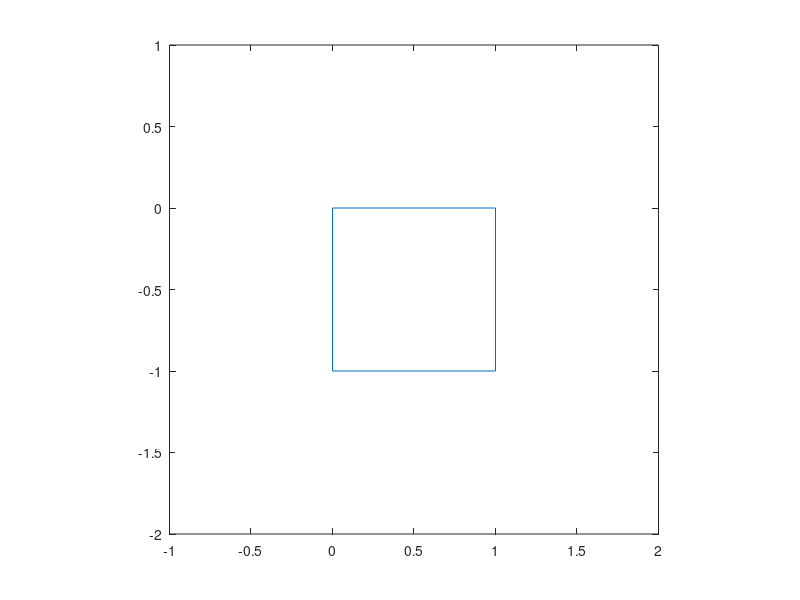

Recreate this plot in MATLAB.
% Corner Percolation

max_loops = 10^4;

down_up = (-1)^floor(rand+0.5); % line vector
% = 1 => goes up (resp. down) in an even (resp. odd) number
% = -1 vice versa
left_right = (-1)^floor(rand+0.5); % analogous to down_up, column vector
actual_du_ind = 1; % actual down_up index
actual_lr_ind = 1; % actual left_right index
hor_range = [0 0];
ver_range = [0 0];

path = [0; 0]; % [x; y]
ind_path = 1; % length(path) = ind_path-1

another_loop = 1;

if rand >= 0.5 % move first in the horizontal direction
    while another_loop ~= 0 && ind_path <= max_loops
        % horiz. movement
        if mod(path(1,ind_path),2) == 0
            p_or_m = 1;
        else
            p_or_m = -1;
        end
        path = [path [path(1,ind_path)+p_or_m*left_right(actual_lr_ind); path(2,ind_path)]];
        ind_path = ind_path+1;
        if path(1,ind_path) < hor_range(1)
            hor_range(1) = path(1,ind_path);
            down_up = [(-1)^floor(rand+0.5) down_up];
            actual_du_ind = 1;
        elseif path(1,ind_path) > hor_range(2)
            hor_range(2) = path(1,ind_path);
            down_up = [down_up (-1)^floor(rand+0.5)];
            actual_du_ind = actual_du_ind+1;
        else
            actual_du_ind = actual_du_ind+p_or_m*left_right(actual_lr_ind);
        end
        % vert. movement
        if mod(path(2,ind_path),2) == 0
            p_or_m = 1;
        else
            p_or_m = -1;
        end
        path = [path [path(1,ind_path); path(2,ind_path)+p_or_m*down_up(actual_du_ind)]];
        ind_path = ind_path+1;
        if path(2,ind_path) < ver_range(1)
            ver_range(1) = path(2,ind_path);
            left_right = [left_right; (-1)^floor(rand+0.5)];
            actual_lr_ind = actual_lr_ind+1;
        elseif path(2,ind_path) > ver_range(2)
            ver_range(2) = path(2,ind_path);
            left_right = [(-1)^floor(rand+0.5); left_right];
            actual_lr_ind = 1;
        else
            actual_lr_ind = actual_lr_ind-p_or_m*down_up(actual_du_ind);
        end
        % verify if another loop is necessary
        another_loop = max(abs(path(:,ind_path)));
    end
else % move first in the vertical direction
    while another_loop ~= 0 && ind_path <= max_loops
        % vert. movement
        if mod(path(2,ind_path),2) == 0
            p_or_m = 1;
        else
            p_or_m = -1;
        end
        path = [path [path(1,ind_path); path(2,ind_path)+p_or_m*down_up(actual_du_ind)]];
        ind_path = ind_path+1;
        if path(2,ind_path) < ver_range(1)
            ver_range(1) = path(2,ind_path);
            left_right = [left_right; (-1)^floor(rand+0.5)];
            actual_lr_ind = actual_lr_ind+1;
        elseif path(2,ind_path) > ver_range(2)
            ver_range(2) = path(2,ind_path);
            left_right = [(-1)^floor(rand+0.5); left_right];
            actual_lr_ind = 1;
        else
            actual_lr_ind = actual_lr_ind-p_or_m*down_up(actual_du_ind);
        end
        % horiz. movement
        if mod(path(1,ind_path),2) == 0
            p_or_m = 1;
        else
            p_or_m = -1;
        end
        path = [path [path(1,ind_path)+p_or_m*left_right(actual_lr_ind); path(2,ind_path)]];
        ind_path = ind_path+1;
        if path(1,ind_path) < hor_range(1)
            hor_range(1) = path(1,ind_path);
            down_up = [(-1)^floor(rand+0.5) down_up];
            actual_du_ind = 1;
        elseif path(1,ind_path) > hor_range(2)
            hor_range(2) = path(1,ind_path);
            down_up = [down_up (-1)^floor(rand+0.5)];
            actual_du_ind = actual_du_ind+1;
        else
            actual_du_ind = actual_du_ind+p_or_m*left_right(actual_lr_ind);
        end
        % verify if another loop is necessary
        another_loop = max(abs(path(:,ind_path)));
    end
end

fprintf('Number of Loops: %d\n',ind_path-1)
plot(path(1,:),path(2,:))
axis([hor_range+[-1 1] ver_range+[-1 1]])
axis equal